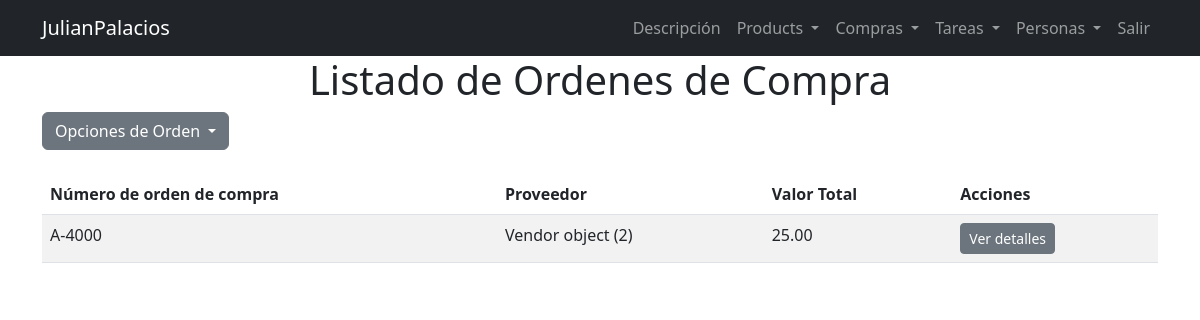
The app's page /ordenes/ (signed in) with its own data.
### tasks/models.py (models this page shows, shortened)
class CompraOrden(models.Model):
    numero_orden_compra = models.CharField(max_length=255)
    proveedor = models.ForeignKey(Vendor, on_delete=models.CASCADE)
    nombre_producto = models.ForeignKey(Productos, on_delete=models.CASCADE)
    precio_producto = models.DecimalField(max_digits=10, decimal_places=2)
    correo_proveedor = models.EmailField(editable=False)
    direccion_proveedor = models.TextField(editable=False)
    tax_id = models.CharField(max_length=50, editable=False)
    ciudad_proveedor = models.CharField(max_length=100, editable=False)
    nombre_contacto_proveedor = models.CharField(max_length=100, editable=False)
    numero_contacto_proveedor = models.CharField(max_length=20, editable=False)
    metodo_entrega_proveedor = models.CharField(max_length=100, editable=False)
    upc = models.CharField(max_length=255, editable=False)
    sku = models.CharField(max_length=255, editable=False)

class Vendor(models.Model):
    city = models.CharField(max_length=100)
    country = models.CharField(max_length=100)
    company_name = models.CharField(max_length=100)
    tax_id = models.CharField(max_length=50)
    credit_limit = models.DecimalField(max_digits=10, decimal_places=2)
    address = models.TextField()
    email = models.EmailField()
    contact_name = models.CharField(max_length=100)
    contact_number = models.CharField(max_length=20)
    website = models.URLField()
    delivery_method = models.CharField(max_length=100)
    potential_brand = models.CharField(max_length=100)
    potential_category = models.CharField(max_length=100)
    price_opportunity = models.CharField(max_length=10)
    featured_products = models.TextField()
    credit_check = models.BooleanField(default=False)
    document_check = models.BooleanField(default=False)
    factoring_check = models.BooleanField(default=False)
    is_important = models.BooleanField(default=False)
    is_purchased = models.BooleanField(default=False)

### tasks/views.py (the view)
# urls.py: path('ordenes/', views.ordenes, name='ordenes'),
@login_required
def ordenes(request):
    compraorden = CompraOrden.objects.all()
    return render(request, 'ordenescompra.html', {'compraorden': compraorden})

### tasks/templates/ordenescompra.html (shortened to what this page needs)
{% extends "base.html" %}
{% block content %}
<main class="container">
    <div class="row">
        <h1 class="text-center">Listado de Ordenes de Compra</h1>
        <div class="col-md-12">
            <div class="mb-4 dropdown">
                <button class="btn btn-secondary  dropdown-toggle" type="button" id="opciones-producto" data-bs-toggle="dropdown" aria-expanded="false">
                    Opciones de Orden
                </button>
            </div>
            <div class="row">
                <div class="col-md-12">
                    <table class="table table-striped">
                        <thead>
                            <tr>
                                <th>Número de orden de compra</th>
                                <th>Proveedor</th>
                                <th>Valor Total</th>
                                <th>Acciones</th>
                            </tr>
                        </thead>
                        <tbody>
                            {% for orden in compraorden %}
                            <tr>
                                <td>{{ orden.numero_orden_compra }}</td>
                                <td><a href="{% url 'detalle_proveedor' orden.proveedor.pk %}" class="text-decoration-none text-reset">{{ orden.proveedor }}</a></td>
                                <td>{{ orden.precio_producto }}</td>
                                <td>
                                    <a href="{% url 'detalle_orden_compra' orden.pk %}" class="btn btn-secondary btn-sm">Ver detalles</a>
                                </td>
                            </tr>
                            {% endfor %}
                        </tbody>
                    </table>
                </div>
            </div>
        </div>
    </div>
</main>
{% endblock %}

### records on screen
CompraOrden: numero_orden_compra "A-4000", proveedor "Vendor object (2)", precio_producto "25.00"
